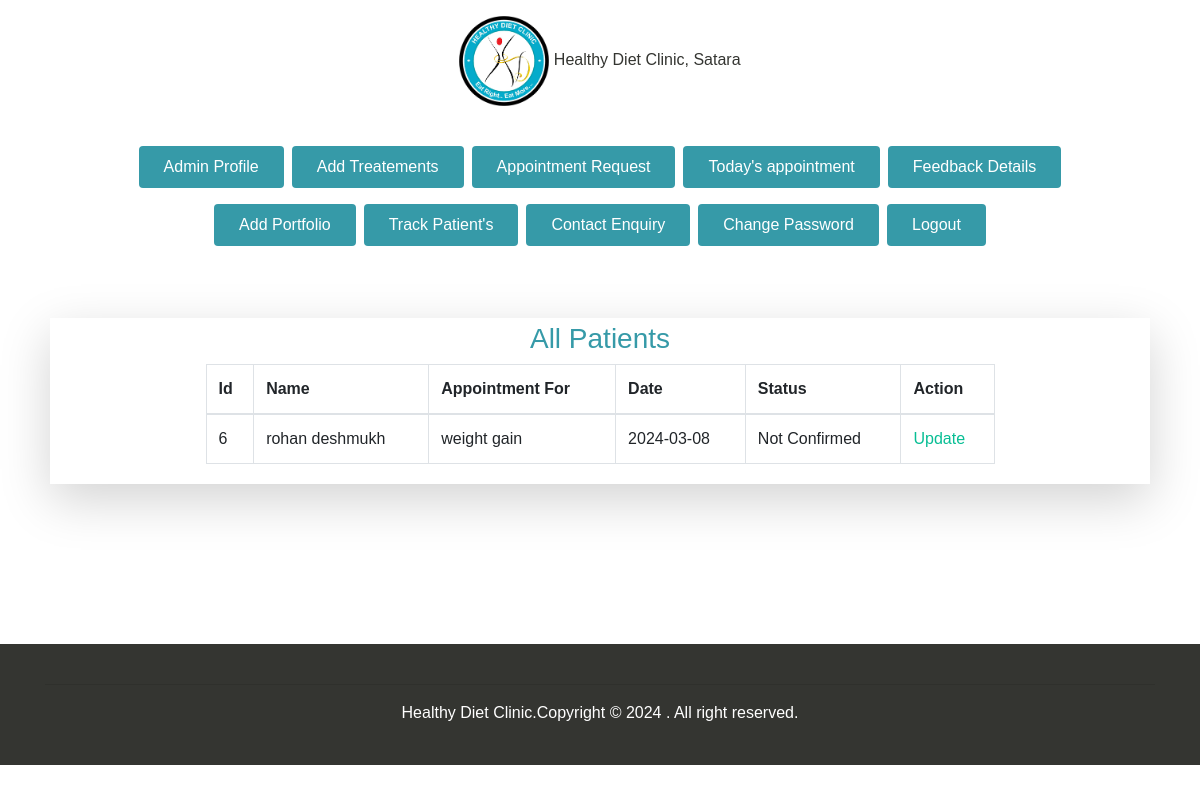
Page /admin/appointment-request.php (signed in) on the committed database.
### tables this page shows
CREATE TABLE `appointment` (
  `apid` int(11) NOT NULL,
  `rid` int(11) NOT NULL,
  `tid` int(11) NOT NULL,
  `apdate` date NOT NULL,
  `apstatus` varchar(200) NOT NULL
);

CREATE TABLE `register` (
  `rid` int(11) NOT NULL,
  `rname` varchar(100) NOT NULL,
  `remail` varchar(100) NOT NULL,
  `rpass` varchar(100) NOT NULL,
  `rmob` bigint(11) NOT NULL,
  `rque` varchar(100) NOT NULL,
  `rans` varchar(100) NOT NULL,
  `rphoto` varchar(200) NOT NULL,
  `radr` varchar(150) NOT NULL,
  `rgender` varchar(20) NOT NULL,
  `rdob` date NOT NULL
);

CREATE TABLE `treatment` (
  `tid` int(11) NOT NULL,
  `tnm` varchar(100) NOT NULL,
  `tpr` int(11) NOT NULL,
  `tinfo` text NOT NULL,
  `timg` varchar(150) NOT NULL
);

### admin/appointment-request.php (the view, shortened to what this page needs)
<?php include 'session-check.php';?>
<!DOCTYPE html>
<html lang="en">
<head>
  <link rel="stylesheet" href="assets/css/maicons.css">
  <link rel="stylesheet" href="https://cdn.jsdelivr.net/npm/bootstrap@4.6.2/dist/css/bootstrap.min.css">
  <link rel="stylesheet" href="https://cdnjs.cloudflare.com/ajax/libs/font-awesome/4.7.0/css/font-awesome.min.css">
  <link rel="stylesheet" href="assets/vendor/owl-carousel/css/owl.carousel.css">
  <link rel="stylesheet" href="assets/vendor/animate/animate.css">
  <link rel="stylesheet" href="assets/css/theme.css">
  <link rel="stylesheet" href="https://cdn.datatables.net/2.0.0/css/dataTables.dataTables.css">
</head>
<body>
  <?php  include 'topbar.php';?>
  <div class=" overlay-dark bg-image" >
    <div class="my-3">
      <div class="container text-center wow fadeInUp">
      <?php include 'profile-menu.php';?>
      </div>
    </div>
  </div>
  <div class="">
    <div class=" bg-white py-5 my-3">
    <div class="col-md-11 mx-auto shadow-lg ">
        <div class="row p-1">
<div class="col-md-9 mx-auto">
    <h3 class="text-center text-primary">
        All Patients
    </h3>
    <table class="table table-bordered" id="example">
        <thead>
            <tr>
                <th>Id</th>
                <th>Name</th>
                <th>Appointment For</th>
                <th>Date</th>
                <th>Status</th>
                <th>Action</th>
            </tr>
                    </thead>
                    <tbody>
    <?php
$qAr="SELECT r.rid,r.rname,ap.apdate,ap.apstatus,ap.tid,ap.rid,t.tid,t.tnm FROM appointment ap
 INNER JOIN register r  ON r.rid= ap.rid INNER JOIN  treatment t ON ap.tid = t.tid  WHERE ap.apstatus='Not Confirmed'";
 $rAr =mysqli_query($cn,$qAr);
 while($dataAr = mysqli_fetch_assoc($rAr))
 {
 ?>
                        <tr>
                            <td><?php echo $dataAr['rid']?></td>
                            <td><?php echo $dataAr['rname']?></td>
                            <td><?php echo $dataAr['tnm']?></td>
                            <td><?php echo $dataAr['apdate']?></td>
                            <td><?php echo $dataAr['apstatus']?></td>
                            <td>
                                <a href="update-appointment.php" >Update</a>
                            </td>
                        </tr>
 <?php
}
?>
                    </tbody>
                </table>
            </div>
        </div>
        </div>
    </div>
</div>
<br><br><br><br>
<?php include  'footer.php';?>
</body>
</html>

### admin/assets/css/theme.css (style rules this page uses)
:root { --primary: #369aa8; --accent: #FF3D85; --secondary: #4E5AFE; --warning: #EED818; --info: #05B4E1; --danger: #FF4943; --success: #96C93D; --dark: #343531; --light: #F5F9F6; --cs: #596261; --grey: #6E807A; }
body { font-family: "Source Sans Pro", sans-serif; line-height: 1.5; color: #343531; }
a { color: #07be94; text-decoration: none; background-color: transparent; }
.text-primary { color: #369aa8 !important; }
.bg-image { position: relative; background-position: center center; background-size: cover; background-repeat: no-repeat; }
.bg-image > * { position: relative; z-index: 10; }

### rows in the picture
appointment: rid "6", rid.rname "rohan deshmukh", tid.tnm "weight gain", apdate "2024-03-08", apstatus "Not Confirmed"
